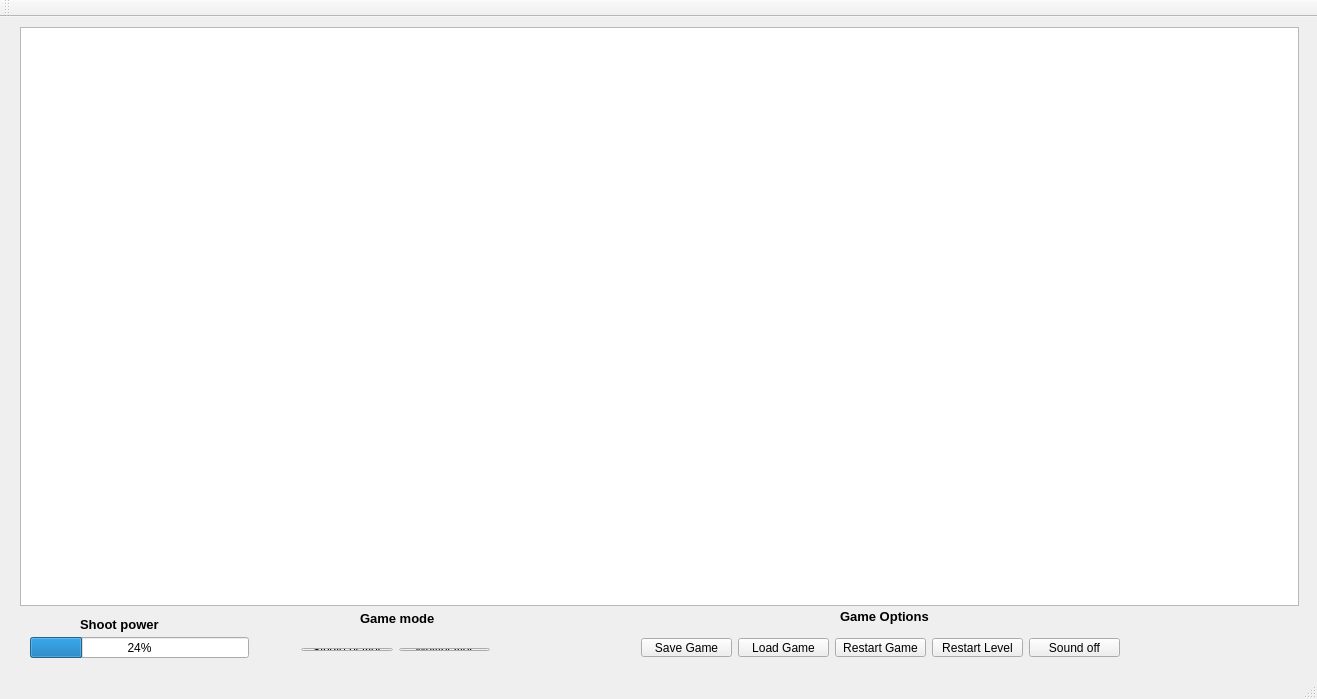
<?xml version="1.0" encoding="UTF-8"?>
<ui version="4.0">
 <class>MainWindow</class>
 <widget class="QMainWindow" name="MainWindow">
  <property name="geometry">
   <rect>
    <x>0</x>
    <y>0</y>
    <width>1317</width>
    <height>699</height>
   </rect>
  </property>
  <property name="windowTitle">
   <string>MainWindow</string>
  </property>
  <widget class="QWidget" name="centralWidget">
   <widget class="QGraphicsView" name="graphicsView">
    <property name="geometry">
     <rect>
      <x>20</x>
      <y>10</y>
      <width>1279</width>
      <height>579</height>
     </rect>
    </property>
   </widget>
   <widget class="QProgressBar" name="progressBar">
    <property name="geometry">
     <rect>
      <x>30</x>
      <y>620</y>
      <width>219</width>
      <height>21</height>
     </rect>
    </property>
    <property name="value">
     <number>24</number>
    </property>
   </widget>
   <widget class="QLabel" name="label_2">
    <property name="geometry">
     <rect>
      <x>360</x>
      <y>590</y>
      <width>81</width>
      <height>23</height>
     </rect>
    </property>
    <property name="text">
     <string>&lt;html&gt;&lt;head/&gt;&lt;body&gt;&lt;p&gt;&lt;span style=&quot; font-size:10pt; font-weight:600;&quot;&gt;Game mode&lt;/span&gt;&lt;/p&gt;&lt;/body&gt;&lt;/html&gt;</string>
    </property>
   </widget>
   <widget class="QLabel" name="label_3">
    <property name="geometry">
     <rect>
      <x>840</x>
      <y>590</y>
      <width>101</width>
      <height>20</height>
     </rect>
    </property>
    <property name="text">
     <string>&lt;html&gt;&lt;head/&gt;&lt;body&gt;&lt;p&gt;&lt;span style=&quot; font-size:10pt; font-weight:600;&quot;&gt;Game Options&lt;/span&gt;&lt;/p&gt;&lt;/body&gt;&lt;/html&gt;</string>
    </property>
   </widget>
   <widget class="QWidget" name="layoutWidget">
    <property name="geometry">
     <rect>
      <x>290</x>
      <y>620</y>
      <width>211</width>
      <height>25</height>
     </rect>
    </property>
    <layout class="QHBoxLayout" name="horizontalLayout">
     <item>
      <widget class="QPushButton" name="pushButton_Individual">
       <property name="text">
        <string>Single player</string>
       </property>
      </widget>
     </item>
     <item>
      <widget class="QPushButton" name="pushButton_multijugador">
       <property name="text">
        <string>Multiplayer</string>
       </property>
      </widget>
     </item>
    </layout>
   </widget>
   <widget class="QWidget" name="layoutWidget">
    <property name="geometry">
     <rect>
      <x>630</x>
      <y>610</y>
      <width>501</width>
      <height>41</height>
     </rect>
    </property>
    <layout class="QHBoxLayout" name="horizontalLayout_2">
     <item>
      <widget class="QPushButton" name="pushButton_guardar_partida">
       <property name="text">
        <string>Save Game</string>
       </property>
       <property name="checkable">
        <bool>false</bool>
       </property>
      </widget>
     </item>
     <item>
      <widget class="QPushButton" name="pushButton_cargar_partida">
       <property name="text">
        <string>Load Game</string>
       </property>
      </widget>
     </item>
     <item>
      <widget class="QPushButton" name="pushButton_reiniciar_juego">
       <property name="text">
        <string>Restart Game</string>
       </property>
      </widget>
     </item>
     <item>
      <widget class="QPushButton" name="pushButton_reiniciar_nivel">
       <property name="text">
        <string>Restart Level</string>
       </property>
      </widget>
     </item>
     <item>
      <widget class="QPushButton" name="pushButton_sound">
       <property name="text">
        <string>Sound off</string>
       </property>
      </widget>
     </item>
    </layout>
   </widget>
   <widget class="QLabel" name="label">
    <property name="geometry">
     <rect>
      <x>80</x>
      <y>600</y>
      <width>83</width>
      <height>16</height>
     </rect>
    </property>
    <property name="text">
     <string>&lt;html&gt;&lt;head/&gt;&lt;body&gt;&lt;p&gt;&lt;span style=&quot; font-size:10pt; font-weight:600;&quot;&gt;Shoot power&lt;/span&gt;&lt;/p&gt;&lt;/body&gt;&lt;/html&gt;</string>
    </property>
   </widget>
  </widget>
  <widget class="QMenuBar" name="menuBar">
   <property name="geometry">
    <rect>
     <x>0</x>
     <y>0</y>
     <width>1317</width>
     <height>21</height>
    </rect>
   </property>
  </widget>
  <widget class="QToolBar" name="mainToolBar">
   <attribute name="toolBarArea">
    <enum>TopToolBarArea</enum>
   </attribute>
   <attribute name="toolBarBreak">
    <bool>false</bool>
   </attribute>
  </widget>
  <widget class="QStatusBar" name="statusBar"/>
 </widget>
 <layoutdefault spacing="6" margin="11"/>
 <resources/>
 <connections/>
</ui>
